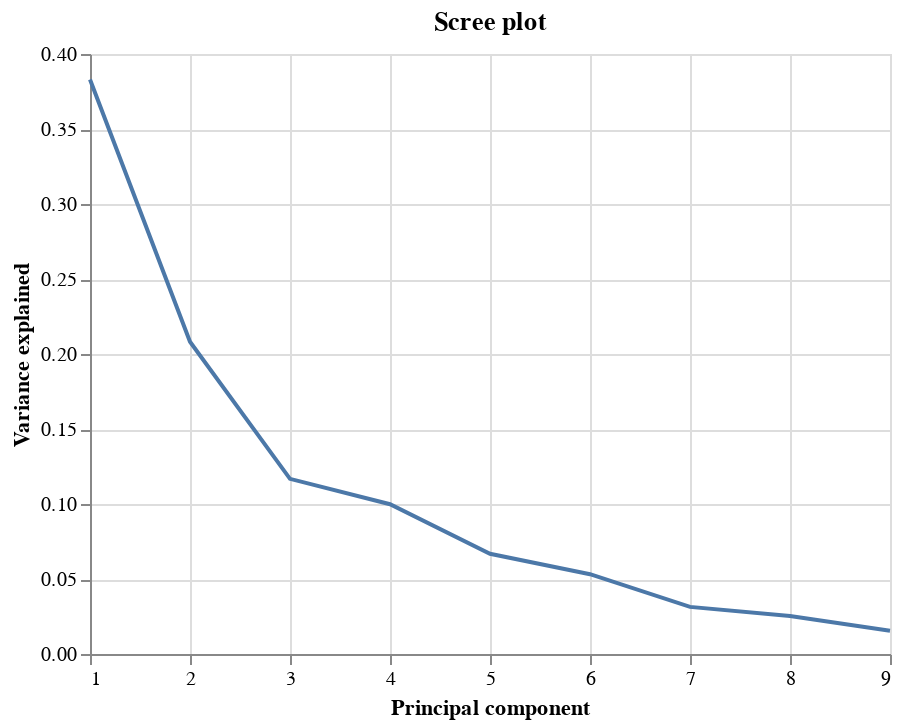

Here is the notebook cell this chart was saved with:
### Code cell
urbanization_residual_value.get_scree_plot()

### Figure 1 — Vega-Lite specification as saved in the notebook (floating-point values rounded to 4 significant figures)
{"config": {"view": {"continuousWidth": 400, "continuousHeight": 300}}, "data": {"name": "data-2c670003bf91b4166f7bb8a349777028"}, "mark": "line", "encoding": {"x": {"field": "indices", "title": "Principal component", "type": "quantitative"}, "y": {"field": "var_explained", "title": "Variance explained", "type": "quantitative"}}, "title": "Scree plot", "$schema": "https://vega.github.io/schema/vega-lite/v4.17.0.json", "datasets": {"data-2c670003bf91b4166f7bb8a349777028": [{"indices": 1, "var_explained": 0.383}, {"indices": 2, "var_explained": 0.2082}, {"indices": 3, "var_explained": 0.1168}, {"indices": 4, "var_explained": 0.09984}, {"indices": 5, "var_explained": 0.06678}, {"indices": 6, "var_explained": 0.0532}, {"indices": 7, "var_explained": 0.03141}, {"indices": 8, "var_explained": 0.02529}, {"indices": 9, "var_explained": 0.01549}]}}
